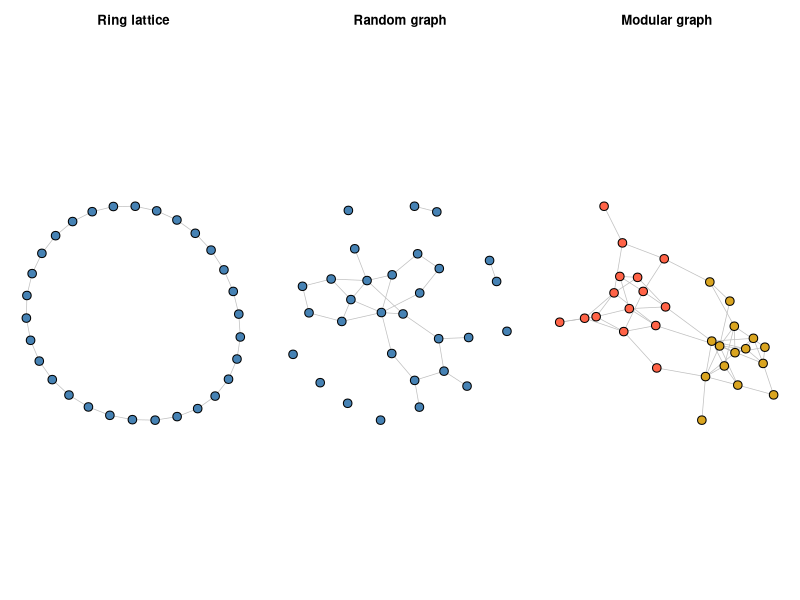
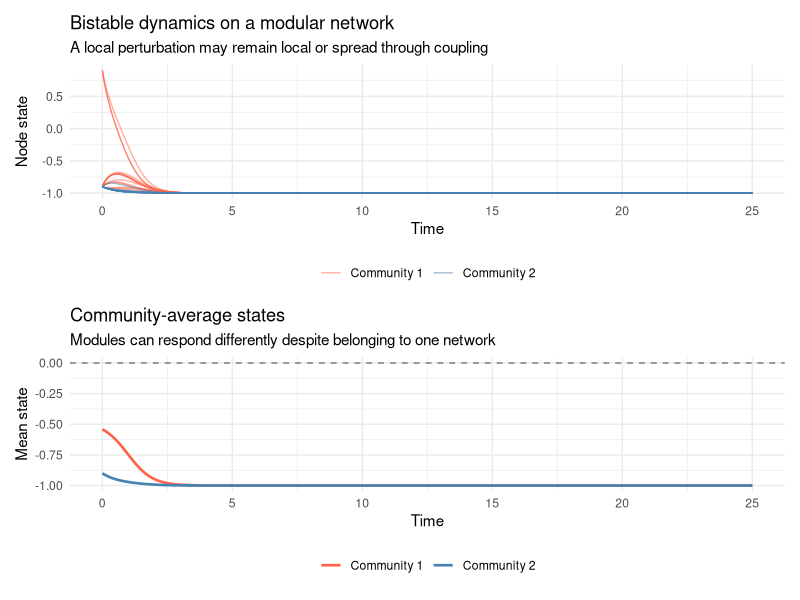
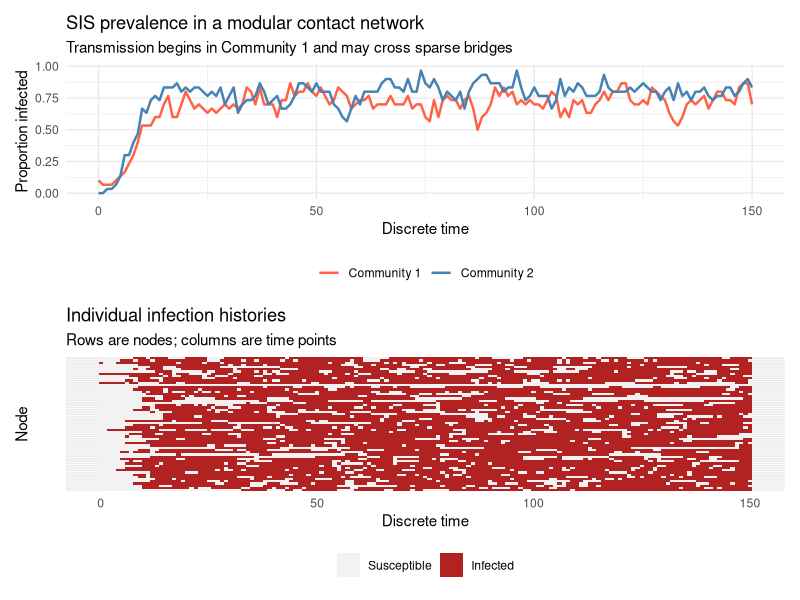
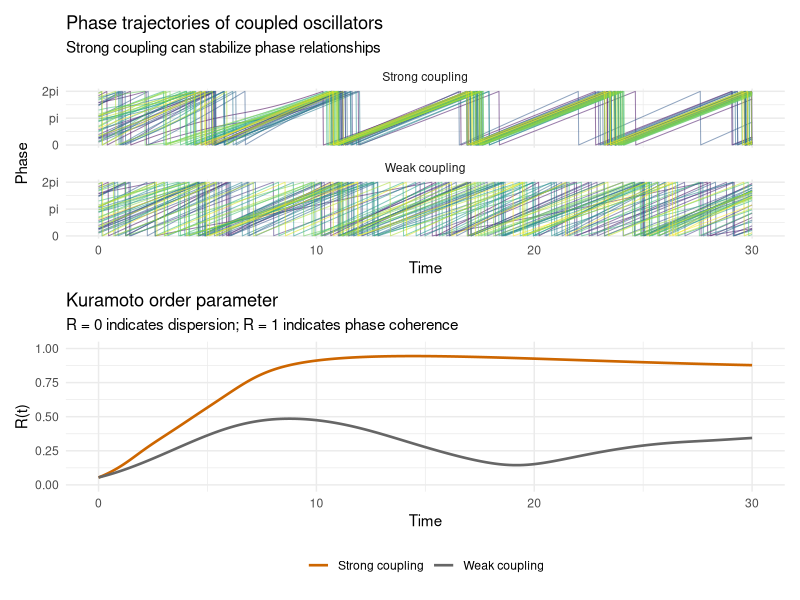

These charts were generated, in order, by the following R code:
## ---- chunk 1
library(ggplot2)
library(dplyr)
library(tidyr)
library(igraph)
library(patchwork)
library(viridis)

set.seed(42)

n <- 30

# 1. Ring lattice: each node connects to its two nearest neighbours
g_ring <- make_ring(n, directed = FALSE)

# 2. Erdos-Renyi random graph with roughly comparable mean degree
g_random <- sample_gnp(n, p = 2 / (n - 1), directed = FALSE, loops = FALSE)

# 3. Two dense communities with sparse between-community links
g_modular <- sample_sbm(
  n = n,
  pref.matrix = matrix(c(0.28, 0.025,
                         0.025, 0.28), nrow = 2, byrow = TRUE),
  block.sizes = c(15, 15),
  directed = FALSE,
  loops = FALSE
)

network_summary <- function(g, name) {
  tibble(
    network = name,
    nodes = vcount(g),
    edges = ecount(g),
    mean_degree = mean(degree(g)),
    clustering = transitivity(g, type = "average"),
    mean_distance = mean_distance(g)
  )
}

summary_df <- bind_rows(
  network_summary(g_ring, "Ring"),
  network_summary(g_random, "Random"),
  network_summary(g_modular, "Modular")
)

print(summary_df)

plot_network <- function(g, title, groups = NULL) {
  coords <- layout_with_fr(g)
  plot(
    g,
    layout = coords,
    vertex.size = 8,
    vertex.label = NA,
    vertex.color = if (is.null(groups)) "steelblue" else groups,
    edge.color = "grey75",
    edge.width = 0.7,
    main = title
  )
}

par(mfrow = c(1, 3), mar = c(1, 1, 3, 1))
plot_network(g_ring, "Ring lattice")
plot_network(g_random, "Random graph")
plot_network(
  g_modular,
  "Modular graph",
  groups = ifelse(seq_len(n) <= 15, "tomato", "goldenrod")
)
par(mfrow = c(1, 1))
## ---- chunk 2
library(ggplot2)
library(dplyr)
library(tidyr)
library(igraph)
library(patchwork)

set.seed(42)

simulate_bistable_network <- function(A, x0, kappa = 0.25,
                                      dt = 0.01, tmax = 25) {
  n <- nrow(A)
  steps <- floor(tmax / dt)
  times <- seq(0, tmax, length.out = steps + 1)

  x <- matrix(NA_real_, nrow = steps + 1, ncol = n)
  x[1, ] <- x0

  for (s in seq_len(steps)) {
    current <- x[s, ]
    intrinsic <- current - current^3
    coupling <- kappa * (A %*% current - rowSums(A) * current)
    x[s + 1, ] <- current + dt * (intrinsic + coupling)
  }

  as.data.frame(x) |>
    mutate(time = times, .before = 1) |>
    pivot_longer(
      cols = -time,
      names_to = "node",
      values_to = "state"
    ) |>
    mutate(node = as.integer(gsub("V", "", node)))
}

g <- g_modular
A <- as.matrix(as_adjacency_matrix(g, sparse = FALSE))

# Most nodes begin near the lower stable state.
# Three nodes in the first community are perturbed toward the upper state.
x0 <- rep(-0.9, n)
x0[c(2, 5, 9)] <- 0.9

bistable_df <- simulate_bistable_network(
  A = A,
  x0 = x0,
  kappa = 0.32,
  dt = 0.01,
  tmax = 25
)

node_info <- tibble(
  node = seq_len(n),
  community = ifelse(node <= 15, "Community 1", "Community 2")
)

bistable_df <- left_join(bistable_df, node_info, by = "node")

p_states <- ggplot(
  bistable_df,
  aes(time, state, group = node, color = community)
) +
  geom_line(alpha = 0.55, linewidth = 0.45) +
  scale_color_manual(values = c("Community 1" = "tomato",
                                "Community 2" = "steelblue")) +
  labs(
    title = "Bistable dynamics on a modular network",
    subtitle = "A local perturbation may remain local or spread through coupling",
    x = "Time",
    y = "Node state",
    color = NULL
  ) +
  theme_minimal(base_size = 11) +
  theme(legend.position = "bottom")

community_mean <- bistable_df |>
  group_by(time, community) |>
  summarise(mean_state = mean(state), .groups = "drop")

p_means <- ggplot(
  community_mean,
  aes(time, mean_state, color = community)
) +
  geom_line(linewidth = 0.9) +
  geom_hline(yintercept = 0, linetype = "dashed", color = "grey50") +
  scale_color_manual(values = c("Community 1" = "tomato",
                                "Community 2" = "steelblue")) +
  labs(
    title = "Community-average states",
    subtitle = "Modules can respond differently despite belonging to one network",
    x = "Time",
    y = "Mean state",
    color = NULL
  ) +
  theme_minimal(base_size = 11) +
  theme(legend.position = "bottom")

p_states / p_means
## ---- chunk 3
library(igraph)
library(ggplot2)
library(dplyr)
library(tidyr)
library(patchwork)

set.seed(42)

simulate_sis <- function(A, infected0, beta = 0.18, mu = 0.12,
                         steps = 150) {
  n <- nrow(A)
  infected <- matrix(0L, nrow = steps + 1, ncol = n)
  infected[1, ] <- infected0

  for (t in seq_len(steps)) {
    current <- infected[t, ]
    next_state <- current

    for (i in seq_len(n)) {
      infected_neighbors <- sum(A[i, ] * current)

      if (current[i] == 1) {
        next_state[i] <- rbinom(1, size = 1, prob = 1 - mu)
      } else {
        p_infect <- 1 - (1 - beta)^infected_neighbors
        next_state[i] <- rbinom(1, size = 1, prob = p_infect)
      }
    }

    infected[t + 1, ] <- next_state
  }

  as.data.frame(infected) |>
    mutate(time = 0:steps, .before = 1) |>
    pivot_longer(
      cols = -time,
      names_to = "node",
      values_to = "infected"
    ) |>
    mutate(node = as.integer(gsub("V", "", node)))
}

g_epi <- sample_sbm(
  n = 60,
  pref.matrix = matrix(c(0.14, 0.015,
                         0.015, 0.14), nrow = 2, byrow = TRUE),
  block.sizes = c(30, 30),
  directed = FALSE,
  loops = FALSE
)

A_epi <- as.matrix(as_adjacency_matrix(g_epi, sparse = FALSE))

infected0 <- rep(0L, 60)
infected0[c(3, 8, 12)] <- 1L

sis_df <- simulate_sis(
  A = A_epi,
  infected0 = infected0,
  beta = 0.16,
  mu = 0.10,
  steps = 150
)

sis_df <- sis_df |>
  mutate(
    community = ifelse(node <= 30, "Community 1", "Community 2")
  )

prevalence_df <- sis_df |>
  group_by(time, community) |>
  summarise(prevalence = mean(infected), .groups = "drop")

p_prevalence <- ggplot(
  prevalence_df,
  aes(time, prevalence, color = community)
) +
  geom_line(linewidth = 0.85) +
  scale_color_manual(values = c("Community 1" = "tomato",
                                "Community 2" = "steelblue")) +
  labs(
    title = "SIS prevalence in a modular contact network",
    subtitle = "Transmission begins in Community 1 and may cross sparse bridges",
    x = "Discrete time",
    y = "Proportion infected",
    color = NULL
  ) +
  theme_minimal(base_size = 11) +
  theme(legend.position = "bottom")

heatmap_df <- sis_df |>
  mutate(
    node = factor(node, levels = rev(seq_len(60))),
    status = factor(infected, levels = c(0, 1),
                    labels = c("Susceptible", "Infected"))
  )

p_heatmap <- ggplot(heatmap_df, aes(time, node, fill = status)) +
  geom_tile() +
  scale_fill_manual(values = c("Susceptible" = "grey95",
                               "Infected" = "firebrick")) +
  labs(
    title = "Individual infection histories",
    subtitle = "Rows are nodes; columns are time points",
    x = "Discrete time",
    y = "Node",
    fill = NULL
  ) +
  theme_minimal(base_size = 11) +
  theme(
    axis.text.y = element_blank(),
    axis.ticks.y = element_blank(),
    legend.position = "bottom"
  )

p_prevalence / p_heatmap
## ---- chunk 4
library(igraph)
library(ggplot2)
library(dplyr)
library(tidyr)
library(patchwork)

set.seed(42)

simulate_kuramoto <- function(A, omega, theta0, K,
                              dt = 0.02, tmax = 30) {
  n <- nrow(A)
  steps <- floor(tmax / dt)
  times <- seq(0, tmax, length.out = steps + 1)

  theta <- matrix(NA_real_, nrow = steps + 1, ncol = n)
  theta[1, ] <- theta0

  for (s in seq_len(steps)) {
    current <- theta[s, ]
    phase_diff <- outer(current, current, FUN = function(a, b) b - a)
    coupling <- rowSums(A * sin(phase_diff))

    theta[s + 1, ] <- current + dt * (omega + K * coupling)
    theta[s + 1, ] <- theta[s + 1, ] %% (2 * pi)
  }

  order_parameter <- apply(theta, 1, function(phases) {
    Mod(mean(exp(1i * phases)))
  })

  list(
    long = as.data.frame(theta) |>
      mutate(time = times, .before = 1) |>
      pivot_longer(
        cols = -time,
        names_to = "node",
        values_to = "phase"
      ) |>
      mutate(node = as.integer(gsub("V", "", node))),
    order = tibble(time = times, R = order_parameter)
  )
}

n <- 40
g_sync <- sample_smallworld(
  dim = 1,
  size = n,
  nei = 2,
  p = 0.12,
  loops = FALSE,
  multiple = FALSE
)

A_sync <- as.matrix(as_adjacency_matrix(g_sync, sparse = FALSE))
omega <- rnorm(n, mean = 1.0, sd = 0.18)
theta0 <- runif(n, min = 0, max = 2 * pi)

weak <- simulate_kuramoto(
  A = A_sync,
  omega = omega,
  theta0 = theta0,
  K = 0.03,
  dt = 0.02,
  tmax = 30
)

strong <- simulate_kuramoto(
  A = A_sync,
  omega = omega,
  theta0 = theta0,
  K = 0.20,
  dt = 0.02,
  tmax = 30
)

phase_df <- bind_rows(
  weak$long |> mutate(condition = "Weak coupling"),
  strong$long |> mutate(condition = "Strong coupling")
)

order_df <- bind_rows(
  weak$order |> mutate(condition = "Weak coupling"),
  strong$order |> mutate(condition = "Strong coupling")
)

p_phase <- ggplot(
  phase_df,
  aes(time, phase, group = node, color = factor(node))
) +
  geom_line(alpha = 0.55, linewidth = 0.35) +
  facet_wrap(~ condition, ncol = 1) +
  scale_color_viridis_d(guide = "none") +
  scale_y_continuous(
    breaks = c(0, pi, 2 * pi),
    labels = c("0", "pi", "2pi")
  ) +
  labs(
    title = "Phase trajectories of coupled oscillators",
    subtitle = "Strong coupling can stabilize phase relationships",
    x = "Time",
    y = "Phase"
  ) +
  theme_minimal(base_size = 11)

p_order <- ggplot(order_df, aes(time, R, color = condition)) +
  geom_line(linewidth = 0.9) +
  scale_color_manual(values = c("Weak coupling" = "grey40",
                                "Strong coupling" = "darkorange3")) +
  coord_cartesian(ylim = c(0, 1)) +
  labs(
    title = "Kuramoto order parameter",
    subtitle = "R = 0 indicates dispersion; R = 1 indicates phase coherence",
    x = "Time",
    y = "R(t)",
    color = NULL
  ) +
  theme_minimal(base_size = 11) +
  theme(legend.position = "bottom")

p_phase / p_order
